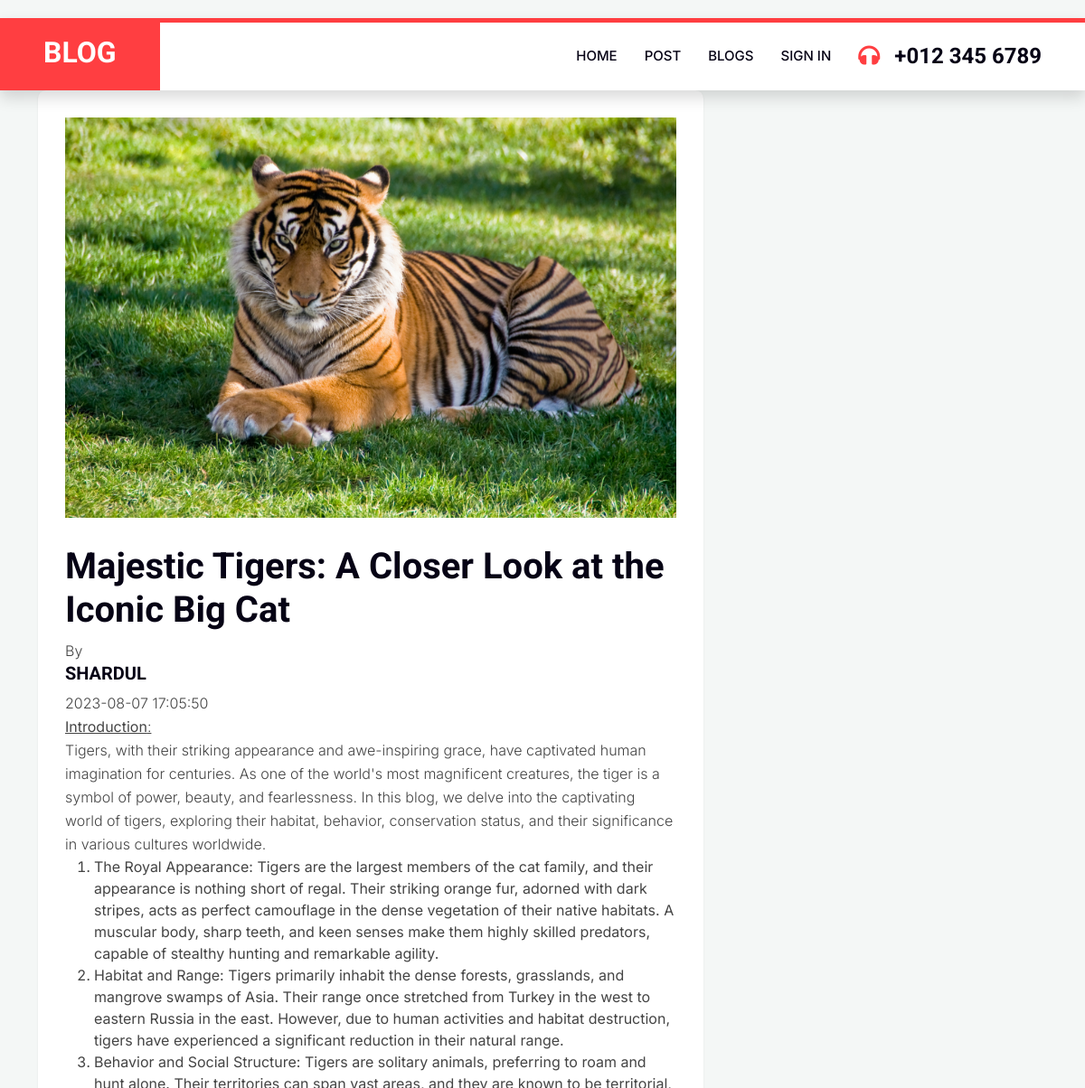
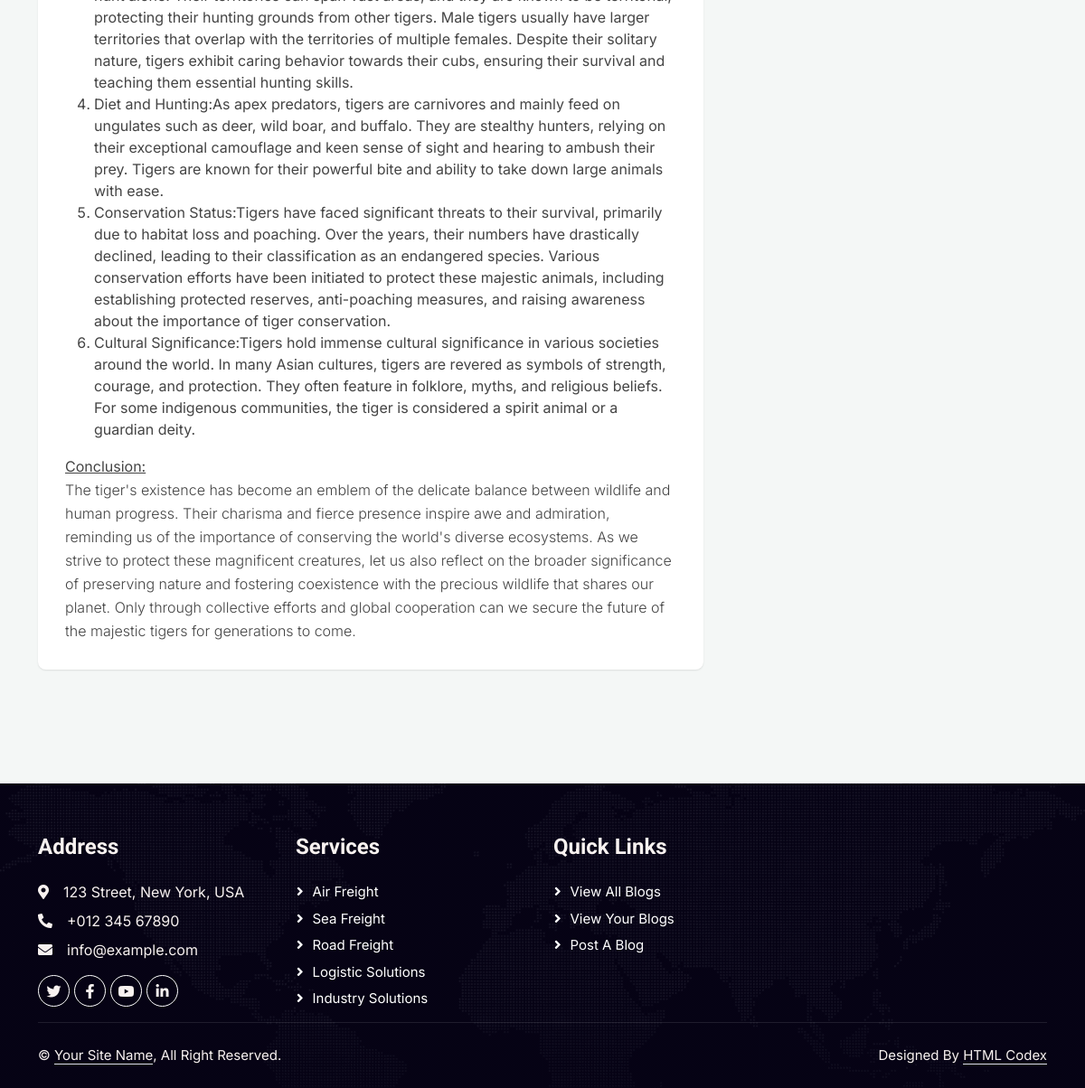
The page /view_blog/15 on the database its author committed (2 pictures, top to bottom).
### tables this page shows
CREATE TABLE `blogs` (
  `bid` int(11) NOT NULL,
  `uname` varchar(20) DEFAULT NULL,
  `b_title` varchar(250) DEFAULT NULL,
  `b_description` text DEFAULT NULL,
  `b_image` varchar(300) DEFAULT NULL,
  `created_time` timestamp NOT NULL DEFAULT current_timestamp(),
  `updated_time` timestamp NOT NULL DEFAULT current_timestamp() ON UPDATE current_timestamp()
);

### application/views/layouts/main_view.php (called while the page is built, shortened)
<?php
$this->load->view('layouts/header');
$this->load->view($main);

### application/controllers/Home.php (called while the page is built, shortened)
<?php
class Home extends CI_Controller
{
    public function __construct()
    {
        $this->load->database();
        $this->load->library('session');
        $this->load->library('form_validation');
    }
    public function view_blog($blog_id)
    {
        $this->load->model('blog_model');
        $data['main'] = 'viewblog_view';
        $data['blog'] = $this->blog_model->get_blog_by_id($blog_id);
        $this->load->view('layouts/main_view', $data);
    }
}

### index.php (called while the page is built, shortened)
<?php
require_once BASEPATH.'core/CodeIgniter.php';

### application/models/blog_model.php (called while the page is built, shortened)
<?php
class blog_model extends CI_Model
{
    public function get_blog_by_id($blog_id)
    {
        $this->db->where('bid', $blog_id);
        $query = $this->db->get('blogs');
        return $query->row_array();
    }
}

### application/views/viewblog_view.php (the view)
<link href="<?php echo base_url(); ?>assets/css/viewblog.css" rel="stylesheet">
<div id="main-content" class="blog-page">
    <div class="container">
        <div class="row clearfix">
            <div class="col-lg-8 col-md-12 left-box">
                <div class="card single_post">
                    <div class="body">
                        <div class="img-post">
                            <img class="d-block img-fluid" src="<?= base_url('uploads/blog_img/' . $blog['b_image']); ?>" alt="Blog Image">
                        </div>
                        <h1><?= $blog['b_title']; ?></h1>
                        <p>By</p>
                        <h3><?= $blog['uname']; ?></h3>
                        <p><?= $blog['created_time']; ?></p>
                        <p><?= $blog['b_description']; ?></p>
                    </div>
                </div>
            </div>
        </div>
    </div>
</div>

### assets/css/style.css (style rules this page uses)
:root { --primary: #FF3E41; --secondary: #51CFED; --light: #F8F2F0; --dark: #060315; }

### assets/css/viewblog.css (style rules this page uses)
body { background-color: #f4f7f6; margin-top:20px; }
.card { background: #fff; transition: .5s; border: 0; margin-bottom: 30px; border-radius: .55rem; position: relative; width: 100%; box-shadow: 0 1px 2px 0 rgb(0 0 0 / 10%); }
.card .body { color: #444; padding: 20px; font-weight: 400; }
.single_post { -webkit-transition: all .4s ease; transition: all .4s ease }
.single_post .body { padding: 30px }
.single_post .img-post { position: relative; overflow: hidden; max-height: 500px; margin-bottom: 30px }
.single_post .img-post>img { -webkit-transform: scale(1); -ms-transform: scale(1); transform: scale(1); opacity: 1; -webkit-transition: -webkit-transform .4s ease, opacity .4s ease; transition: transform .4s ease, opacity .4s ease; max-width: 100%; filter: none; -webkit-filter: grayscale(0); -webkit-transform: scale(1.01) }
.single_post h3 { font-size: 20px; text-transform: uppercase }
.single_post p { font-size: 16px; line-height: 26px; font-weight: 300; margin: 0 }

### rows shown on the page
blogs: b_image (picture), b_title "Majestic Tigers: A Closer Look at the Iconic Big Cat", uname "SHARDUL", created_time "2023-08-07 17:05:50", b_description "Introduction : Tigers, with their striking appearance and awe-inspiring grace, have captivated human imagination for centuries. As one of the world's most magnificent creatures, the tiger is a symbol of power, beauty, and fearlessness. In this blog, we delve into the captivating world of tigers, exploring their habitat, behavior, conservation status, and their significance in various cultures worldwide. The Royal Appearance: Tigers are the largest members of the cat family, and their appearance is nothing short of regal. Their striking orange fur, adorned with dark stripes, acts as perfect camouflage in the dense vegetation of their native habitats. A muscular body, sharp teeth, and keen…"
